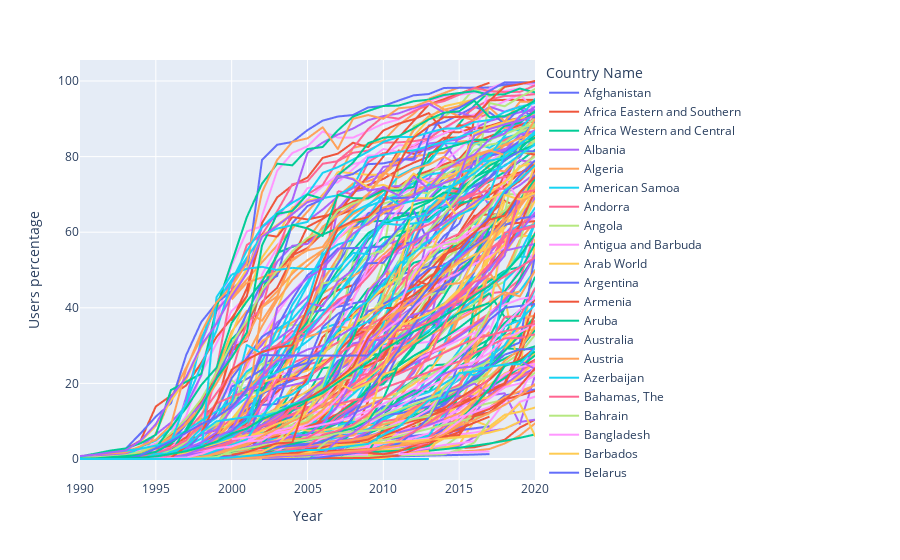

Write notebook code for a chart like this one.
### Code cell
# To-do : add a line representing the world progression over time in a different colour
# To-do : add year selector on dash
# To-do : Style VIZ

# VIZ Share of the population using the internet
# https://plotly.com/python/line-charts/

fig = px.line(df_users,
              x="Year",
              y="Users percentage",
              color='Country Name',
#              text=df_users['Year']
            )
fig.show()
